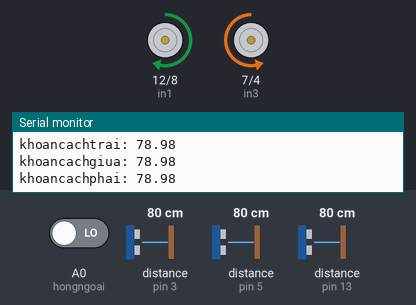
A sketch run on a simulated Arduino Uno, built with avr-gcc and run on an emulated ATmega328P. Shown: motor-driver pin pairs drawn as motors (green arrow = first pin HIGH = forward, orange = second pin HIGH = backward, longer = more drive, scaled by the enable pin), the last lines printed to the serial monitor. Wiring (inferred from the names in the program): 3 × ultrasonic range finder: trigger pin 2, echo pin 3 / trigger pin 6, echo pin 5 / trigger pin 9, echo pin 13. The inputs (shaded band) are chosen by the test bench; at power-on: distance to the obstacle (sensors on pin 3, pin 5, pin 13) 80 cm, A0 (hongngoai) LOW. The echo pulse lasts 58.3 µs per cm.

Above: at 1.2 s.
1.3 s: distance to the obstacle (sensor on pin 3) set to 23 cm
2.8 s: distance to the obstacle (sensor on pin 3) set to 18 cm
At 3.3 s:
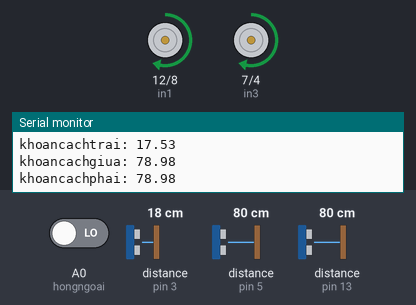
7.3 s: distance to the obstacle (sensor on pin 5) set to 23 cm
8.8 s: distance to the obstacle (sensor on pin 5) set to 18 cm
At 9.9 s:
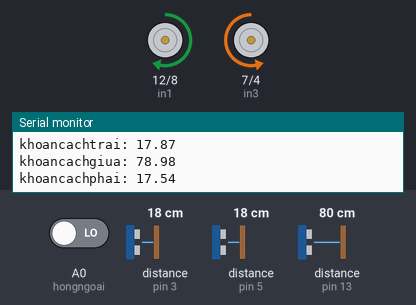
11.8 s: A0 (hongngoai) driven HIGH
At 12.7 s:
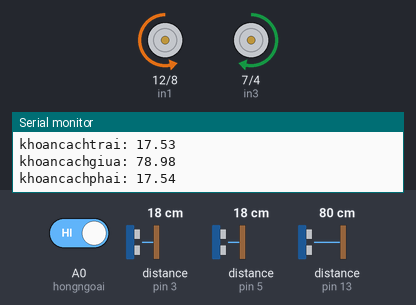
Timing chart, 0 to 14.3 s (numbered marks = the images above; inputs shaded):
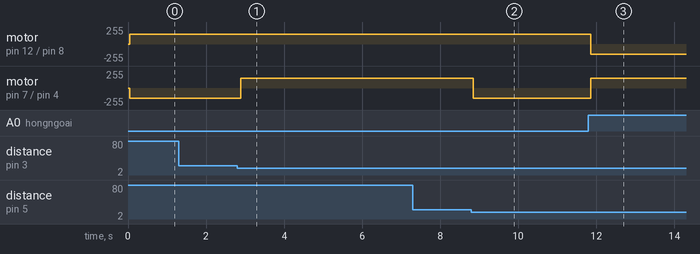

The sketch:

dokhoancach.ino
```cpp
//khai báo các chân của cảm biến siêu âm
int trigPintrai = 2;
int echoPintrai = 3;
int trigPingiua = 9;
int echoPingiua = 13;
int trigPinphai = 6;
int echoPinphai = 5;
int dorongxungtrai, dorongxunggiua, dorongxungphai;
float kcL, kcM, kcR;
// khai báo chân cho cảm biến hồng ngoại
int hongngoai = A0;
int h;
int a = 0;
//khai báo các chân của động cơ
int in1 = 12;
int in2 = 8;
int in3 = 7;
int in4 = 4;
int e1 = 10;
int e2 = 11;
void setup()
{
  Serial.begin(9600);
  pinMode(trigPintrai,OUTPUT);
  pinMode(echoPintrai,INPUT);
  pinMode(trigPingiua,OUTPUT);
  pinMode(echoPingiua,INPUT);
  pinMode(trigPinphai,OUTPUT);
  pinMode(echoPinphai,INPUT);
  pinMode(hongngoai,INPUT);
  pinMode(in1,OUTPUT);
  pinMode(in2,OUTPUT);
  pinMode(in3,OUTPUT);
  pinMode(in4,OUTPUT);
}
void loop()
{
  dokhoangcachtrai();
  dokhoangcachgiua();
  dokhoangcachphai();
  dohongngoai();
  if(h==HIGH)
  {
    digitalWrite(in1,LOW);
    digitalWrite(in2,HIGH);
    analogWrite(e1,150);
    digitalWrite(in3,HIGH);
    digitalWrite(in4,LOW);
    analogWrite(e2,150);
    a = 1;
  }
  if (a==0 && h==LOW && (kcL<=20 && kcM>20 && kcR<=20) || a==0 && h==LOW &&(kcL>20 && kcM>20 && kcR>20))
  {
    digitalWrite(in1,HIGH);
    digitalWrite(in2,LOW);
    analogWrite(e1,150);
    digitalWrite(in3,LOW);
    digitalWrite(in4,HIGH);
    analogWrite(e2,150);
  }
  if(a==1 && h==LOW || h==LOW && (kcL<=20 && kcM<=20 && kcR>20) || h==LOW && (kcL<=20 && kcM<=20 && kcR>20) || h==LOW && (kcL<=20 && kcM>20 && kcR > 20) || kcL<=20 && kcM>20 && kcR>20)
  {
    digitalWrite(in1,HIGH);
    digitalWrite(in2,LOW);
    analogWrite(e1,150);
    digitalWrite(in3,HIGH);
    digitalWrite(in4,LOW);
    analogWrite(e2,150);
    a = 0;
  }

  if(h==LOW && (kcL>20 && kcM<=20 && kcR<=20) || h==LOW && (kcL>20 && kcM>20 && kcR<=20) || h==LOW && (kcL>20 && kcM<=20 && kcR>20))
  {
    digitalWrite(in1,LOW);
    digitalWrite(in2,HIGH);
    analogWrite(e1,150);
    digitalWrite(in3,LOW);
    digitalWrite(in4,HIGH);
    analogWrite(e2,150);
  }


}
void dokhoangcachtrai()
{
  //phat xung tu chan trig
  digitalWrite(trigPintrai,LOW); //Tat chan trig
  delayMicroseconds(2);
  digitalWrite(trigPintrai,HIGH); //Phat xung tu chan trig
  delayMicroseconds(10);
  digitalWrite(trigPintrai,LOW); //Tat chan trig
  //tinh thoi gian
  dorongxungtrai = pulseIn(echoPintrai,HIGH); //Đo độ rộng xung HIGH ở chân echo
  kcL = dorongxungtrai * 0.034/2.0;  //Tinh khoang cach den vat
  Serial.print("khoancachtrai: ");
  Serial.println(kcL);
  delay(10);
}
void dokhoangcachgiua()
{
  digitalWrite(trigPingiua,LOW);
  delayMicroseconds(2);
  digitalWrite(trigPingiua,HIGH);
  delayMicroseconds(10);
  digitalWrite(trigPingiua,LOW);
  dorongxunggiua = pulseIn(echoPingiua,HIGH);
  kcM = dorongxunggiua * 0.034/2.0;
  Serial.print("khoancachgiua: ");
  Serial.println(kcM);
  delay(10);
}
void dokhoangcachphai()
{
  digitalWrite(trigPinphai,LOW);
  delayMicroseconds(2);
  digitalWrite(trigPinphai,HIGH);
  delayMicroseconds(10);
  digitalWrite(trigPinphai,LOW);
  dorongxungphai = pulseIn(echoPinphai,HIGH);
  kcR = dorongxungphai * 0.034/2.0;
  Serial.print("khoancachphai: ");
  Serial.println(kcR);
  delay(10);
}
void dohongngoai()
{
  h = digitalRead(hongngoai);
  Serial.println(h);
}
```

Measured:
- the behaviour switches between 21 and 20 cm on distance to the obstacle (sensor on pin 3) (found by bisection; images 0 and 1)
- the behaviour switches between 21 and 20 cm on distance to the obstacle (sensor on pin 5) (found by bisection; images 1 and 2)
- after the input at 2.8 s, motor on pin 7 (in3) / pin 4 (in4): backward 150/255 → forward 150/255 after 0.09 s
- after the input at 8.8 s, motor on pin 7 (in3) / pin 4 (in4): forward 150/255 → backward 150/255 at once
- after the input at 11.8 s, motor on pin 12 (in1) / pin 8 (in2): forward 150/255 → backward 150/255 after 0.06 s; motor on pin 7 (in3) / pin 4 (in4): backward 150/255 → forward 150/255 after 0.06 s
